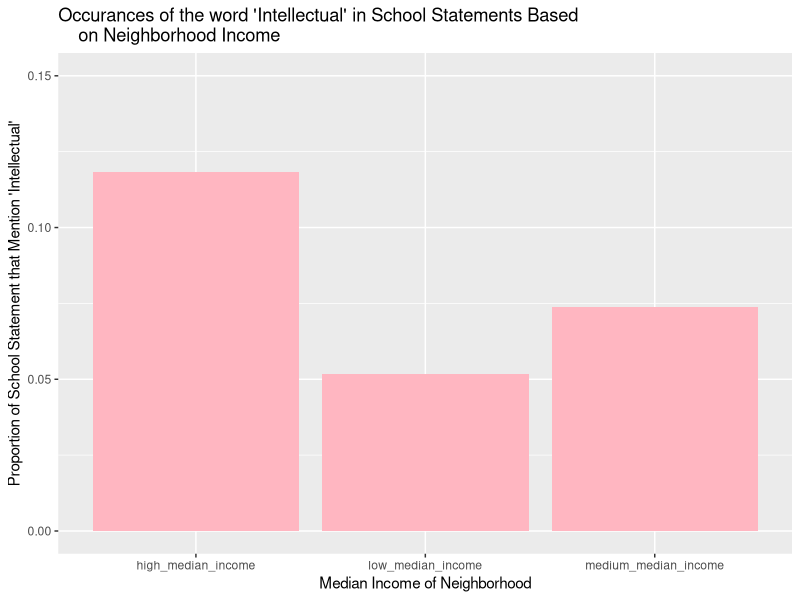

Write the R code that produced this figure.
## ---- chunk 1
library(tidyverse) 

statement <- read.csv("district_tabular_data.csv")
## ---- chunk 2
statement |>
  group_by(hh_median_income_category) |>
  summarize(mean_intellectual = mean(word_intellectual)) |>
  ggplot(mapping = aes(x = hh_median_income_category, y = mean_intellectual)) + 
  geom_col(fill = "lightpink") +
  labs(
    x = "Median Income of Neighborhood",
    y = "Proportion of School Statement that Mention 'Intellectual'",
    title = "Occurances of the word 'Intellectual' in School Statements Based 
    on Neighborhood Income"
  ) +
  coord_cartesian(ylim = c(0, 0.15))
